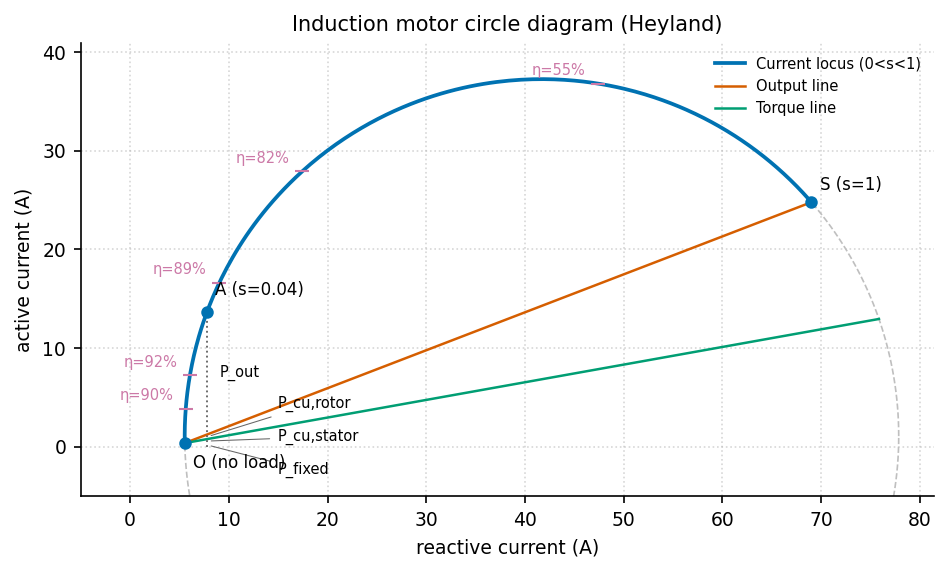

Generate this figure with Python:
"""motor_circle_diagram: 感应电机 Heyland 圆图（电流轨迹、功率线/转矩线、损耗分段与效率刻度）."""
import sys, os; sys.path.insert(0, os.path.join(os.path.dirname(os.path.abspath(__file__)), '..', '..', '_utils', 'python'))
import numpy as np
import matplotlib.pyplot as plt
from theme import apply_theme
from palette import cycle

def _stator_current(s, v=230.0, r1=0.5, x1=1.5, r2=0.6, x2=1.5, xm=40.0,
                    rc=800.0, with_rotor=False):
    """单相等效电路: Zm = jXm // Rc (含励磁与铁耗), Z2 = R2/s + jX2,
    I1 = V / (R1 + jX1 + Zm//Z2);  I2 = I1 * Zm/(Zm+Z2) (分流)。
    定 Zm 并联下 I1(s) 轨迹为圆 (Heyland 圆)。s 为转差率。
    """
    s = np.asarray(s, dtype=float)
    z2 = r2 / s + 1j * x2
    zm = 1j * xm * rc / (rc + 1j * xm)
    i1 = v / (r1 + 1j * x1 + zm * z2 / (zm + z2))
    if with_rotor:
        return i1, i1 * zm / (zm + z2)
    return i1

def make_figure(s_rated=0.04, title='Induction motor circle diagram (Heyland)'):
    apply_theme()
    v, r1 = 230.0, 0.5
    # 横轴 = 无功分量 Im(-I1), 纵轴 = 有功分量 Re(I1)（V 沿纵轴）
    to_xy = lambda i1: (-i1.imag, i1.real)
    s_arc = np.concatenate([np.logspace(-4, -1, 200), np.linspace(0.1, 1.0, 200)])
    x_arc, y_arc = to_xy(_stator_current(s_arc))
    o = _stator_current(1e-4)       # 空载点 (s→0)
    sc = _stator_current(1.0)       # 堵转点 (s=1)
    tt = _stator_current(1e6)       # s→∞ 点 (转矩线另一端)
    a = _stator_current(s_rated)    # 额定工作点
    # 三点定圆 (轨迹解析上是圆)
    zo, zs, zt = (-o.imag + 1j * o.real, -sc.imag + 1j * sc.real,
                  -tt.imag + 1j * tt.real)
    w = (zt - zo) / (zs - zo)
    zc = zo + (zs - zo) * (w - abs(w) ** 2) / (2j * w.imag)  # 外接圆圆心
    rad = abs(zo - zc)
    th = np.linspace(0, 2 * np.pi, 300)
    fig, ax = plt.subplots(figsize=(6.4, 4.6))
    ax.plot(zc.real + rad * np.cos(th), zc.imag + rad * np.sin(th),
            color='0.75', linewidth=0.8, linestyle='--')
    ax.plot(x_arc, y_arc, color=cycle(0), linewidth=1.8, label='Current locus (0<s<1)')
    xo, yo = to_xy(o); xs, ys = to_xy(sc); xt, yt = to_xy(tt); xa, ya = to_xy(a)
    ax.plot([xo, xs], [yo, ys], color=cycle(1), linewidth=1.2, label='Output line')
    ax.plot([xo, xt], [yo, yt], color=cycle(2), linewidth=1.2, label='Torque line')
    # 额定点垂线: A→输出线=输出功率, →转矩线=转子铜耗, →空载水平线=定子铜耗, →x轴=固定损耗
    kout = (ys - yo) / (xs - xo); ktq = (yt - yo) / (xt - xo)
    y_out = yo + kout * (xa - xo); y_tq = yo + ktq * (xa - xo)
    ax.plot([xa, xa], [0, ya], color='0.4', linewidth=0.9, linestyle=':')
    ax.annotate('P_out', (xa, (y_out + ya) / 2), xytext=(6, 0),
                textcoords='offset points', fontsize=7, va='center')
    for y0, y1, lab, dy in [(y_tq, y_out, 'P_cu,rotor', 16),
                            (yo, y_tq, 'P_cu,stator', 2),
                            (0, yo, 'P_fixed', -12)]:        # 小段用引线错开标注
        ax.annotate(lab, (xa, (y0 + y1) / 2), xytext=(34, dy),
                    textcoords='offset points', fontsize=7, va='center',
                    arrowprops=dict(arrowstyle='-', lw=0.5, color='0.4'))
    # 效率刻度: 沿轨迹在选定转差处标注效率值
    # eta = P_mech/P_in, P_mech = 3*|I2|^2*R2*(1-s)/s, P_in = 3*V*Re(I1)
    s_tick = np.array([0.01, 0.02, 0.05, 0.10, 0.30])
    i_tick, i2_tick = _stator_current(s_tick, with_rotor=True)
    r2 = 0.6
    eta_t = (3 * np.abs(i2_tick) ** 2 * r2 * (1 - s_tick) / s_tick) \
            / (3 * v * i_tick.real)
    xk, yk = to_xy(i_tick)
    ax.plot(xk, yk, linestyle='none', marker='_', markersize=7, color=cycle(3))
    for x_, y_, e in zip(xk, yk, eta_t):
        ax.annotate(f'η={e*100:.0f}%', (x_, y_), xytext=(-6, 4),
                    textcoords='offset points', fontsize=7, color=cycle(3),
                    ha='right')
    for x_, y_, lab, dy in [(xo, yo, 'O (no load)', -12), (xs, ys, 'S (s=1)', 6),
                            (xa, ya, f'A (s={s_rated:g})', 8)]:
        ax.plot(x_, y_, marker='o', markersize=5, color=cycle(0))
        ax.annotate(lab, (x_, y_), xytext=(4, dy), textcoords='offset points',
                    fontsize=8)
    ax.set_xlabel('reactive current (A)'); ax.set_ylabel('active current (A)')
    ax.set_title(title)
    ax.set_aspect('equal'); ax.set_xlim(-5, None); ax.set_ylim(-5, None)
    ax.legend(frameon=False, loc='upper right', fontsize=7)
    ax.grid(True, linestyle=':', alpha=0.5)
    fig.tight_layout()
    return fig

if __name__ == '__main__':
    fig = make_figure(); fig.savefig(__file__.replace('.py', '.png'), dpi=150)
